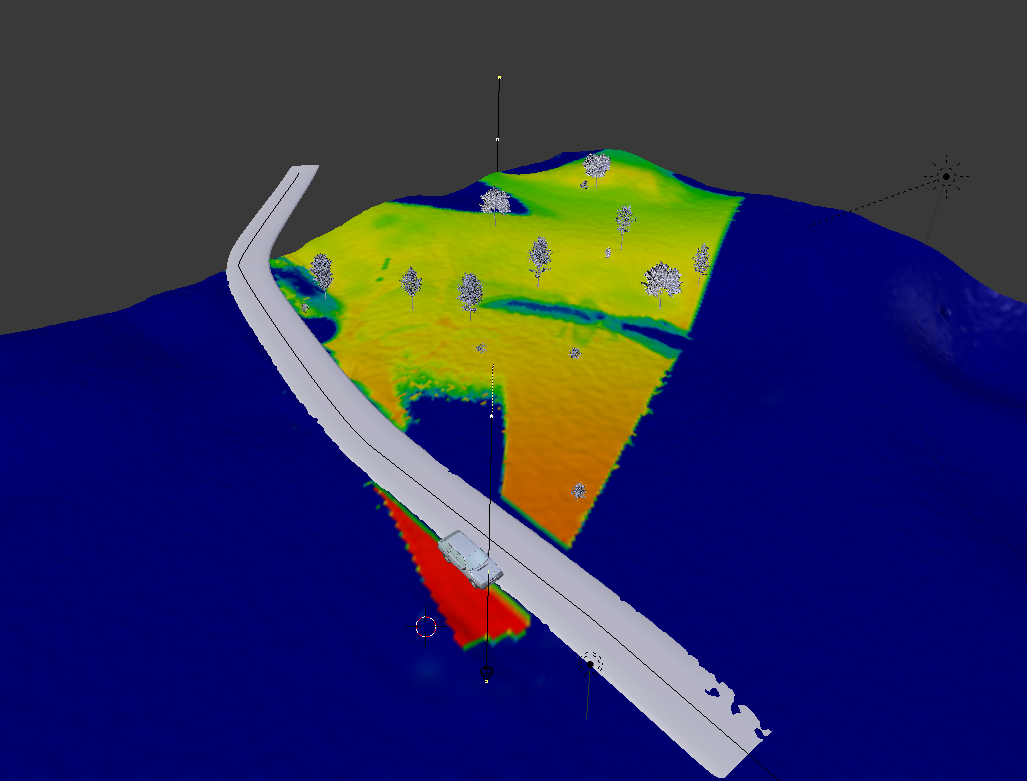
#> input picture src/images/grass_placement.png, 1027 x 781 px, found by its file name
$ python -i make_image.py   (imports and definitions only)
#> lines starting #> are read from the running program, lines starting #| are printed output that depends on the picture
### lib/settings.py
import json
from os.path import join


def singleton(cls):
    '''
    Decorator for creating one instance of class accessible from anywhere without additional initializing

    :param cls: Class
    :return: function returning instance
    '''

    instances = {}

    # [4 lines left out: function getinstance, not called in this run]

    return getinstance


@singleton
class Settings():
    # [18 lines left out: function __init__, not called in this run]

### lib/make_image.py
import os
from PIL import Image
from lib.settings import Settings as S

#TODO: Add side image

# [53 lines left out: functions make_gallery, make_big_image, not called in this run]


def make_thumbnail(filename):
    '''
    Create image thumbnails

    :param filename: image filename without path
    :return: Thumbnail path
    '''
#> called with filename = '../src/images/grass_placement.png'

    image_path = os.path.join('src', 'images', filename)
    thumb_path = os.path.join('output', 'images', 'thumbs', filename)
    thumb_path = os.path.splitext(thumb_path)[0] + '.jpg'

    try:
        # Load image
        image = Image.open(image_path)
#> image is the input picture: PIL image 1027x781 RGBA; mean R, G, B, A 46.1, 46.6, 86.2, 255
        # Convert to RGB
        image = image.convert('RGB')
#> image: PIL image 1027x781 RGB

        # Scale down
        if image.height > image.width:
            size = 150, 150*10
        else:
            size = 150*10, 150
        image.thumbnail(size)
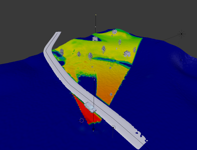
#> image: PIL image 197x150 RGB; mean R, G, B 46.1, 46.6, 86.3

        # Crop to 1:1 ratio
        if image.height > image.width:
            remove = (image.height - 150) / 2
            crop = (0, remove, 150, image.height - remove)
        else:
            remove = (image.width - 150) / 2
#> remove = 23.5
            crop = (remove, 0, image.width - remove, 150)
#> crop = (23.5, 0, 173.5, 150)
        image = image.crop(crop)
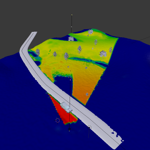
#> image: PIL image 150x150 RGB; mean R, G, B 53.7, 54.3, 85.5

        # Save image
        image.save(thumb_path, 'JPEG')

        return os.path.split(thumb_path)[1]

    except IOError:
        print('ERROR: Can\'t process image: ' + image_path)
        return ''

>>> result = make_thumbnail('../src/images/grass_placement.png')
